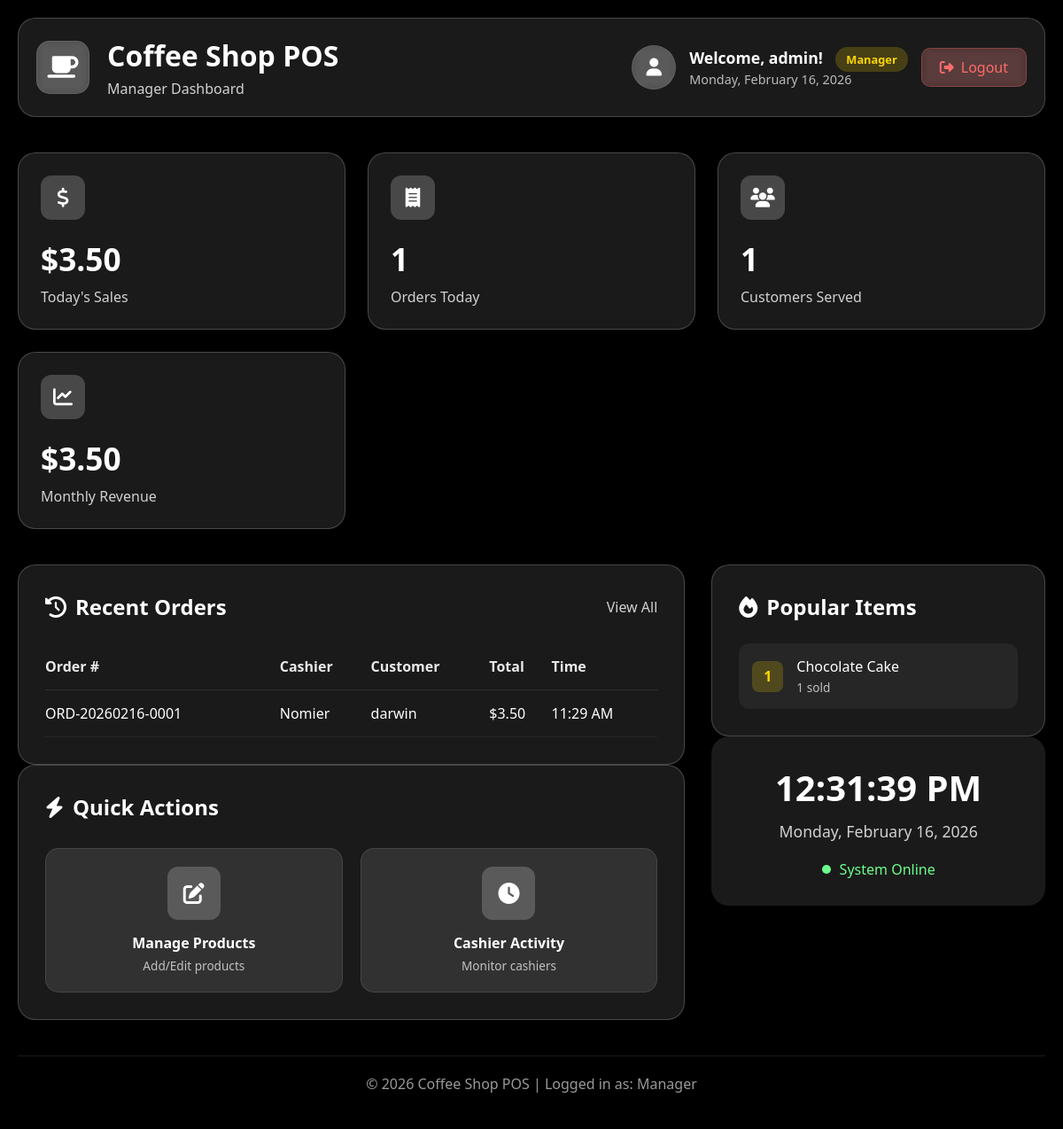
/dashboard.php (signed in), run on the app's committed database.
### tables this page shows
CREATE TABLE `orders` (
  `id` int(11) NOT NULL,
  `order_number` varchar(20) NOT NULL,
  `cashier_id` int(11) NOT NULL,
  `customer_name` varchar(100) DEFAULT NULL,
  `total_amount` decimal(10,2) NOT NULL,
  `payment_method` enum('cash','card','online') DEFAULT 'cash',
  `status` enum('pending','completed','cancelled') DEFAULT 'completed',
  `created_at` timestamp NOT NULL DEFAULT current_timestamp()
);

CREATE TABLE `users` (
  `id` int(11) NOT NULL,
  `username` varchar(50) NOT NULL,
  `email` varchar(100) NOT NULL,
  `password` varchar(255) NOT NULL,
  `role` enum('cashier','manager') DEFAULT 'cashier',
  `created_at` timestamp NOT NULL DEFAULT current_timestamp(),
  `last_login` timestamp NULL DEFAULT NULL
);

### dashboard.php (the view, shortened to what this page needs)
<?php
require_once 'config.php';
$user_id = $_SESSION['user_id'];
$username = $_SESSION['username'];
$role = $_SESSION['role'];
if ($role == 'cashier') {
    $today_sales = $conn->query("SELECT COALESCE(SUM(total_amount), 0) as total FROM orders WHERE cashier_id = $user_id AND DATE(created_at) = CURDATE()")->fetch_assoc()['total'];
    $today_orders = $conn->query("SELECT COUNT(*) as count FROM orders WHERE cashier_id = $user_id AND DATE(created_at) = CURDATE()")->fetch_assoc()['count'];
    $customers = $conn->query("SELECT COUNT(DISTINCT customer_name) as count FROM orders WHERE cashier_id = $user_id AND DATE(created_at) = CURDATE()")->fetch_assoc()['count'];
    $recent_orders = $conn->query("SELECT o.*, u.username as cashier_name FROM orders o JOIN users u ON o.cashier_id = u.id WHERE o.cashier_id = $user_id ORDER BY o.created_at DESC LIMIT 5");
} else {
    $today_sales = $conn->query("SELECT COALESCE(SUM(total_amount), 0) as total FROM orders WHERE DATE(created_at) = CURDATE()")->fetch_assoc()['total'];
    $today_orders = $conn->query("SELECT COUNT(*) as count FROM orders WHERE DATE(created_at) = CURDATE()")->fetch_assoc()['count'];
    $customers = $conn->query("SELECT COUNT(DISTINCT customer_name) as count FROM orders WHERE DATE(created_at) = CURDATE()")->fetch_assoc()['count'];
    $recent_orders = $conn->query("SELECT o.*, u.username as cashier_name FROM orders o JOIN users u ON o.cashier_id = u.id ORDER BY o.created_at DESC LIMIT 5");
}
$popular_items = $conn->query("
    SELECT p.name, SUM(oi.quantity) as total_sold
    FROM order_items oi
    JOIN products p ON oi.product_id = p.id
    JOIN orders o ON oi.order_id = o.id
    WHERE DATE(o.created_at) = CURDATE()
    GROUP BY p.id, p.name
    ORDER BY total_sold DESC
    LIMIT 5
");
$monthly_revenue = $conn->query("SELECT COALESCE(SUM(total_amount), 0) as total FROM orders WHERE MONTH(created_at) = MONTH(CURDATE()) AND YEAR(created_at) = YEAR(CURDATE())")->fetch_assoc()['total'];
?>
<!DOCTYPE html>
<html lang="en">
<head>
    <link rel="stylesheet" href="https://cdnjs.cloudflare.com/ajax/libs/font-awesome/6.4.0/css/all.min.css">
</head>
<body>
    <video autoplay muted loop id="video-background">
        <source src="videos/coffee-bg2.mp4" type="video/mp4">
        <source src="https://assets.mixkit.co/videos/preview/mixkit-steaming-hot-coffee-in-a-cup-2902-large.mp4" type="video/mp4">
    </video>
    <div class="video-overlay"></div>
    <div class="container">
        <div class="header">
            <div class="brand">
                <div class="logo">
                    <i class="fas fa-coffee"></i>
                </div>
                <div class="brand-text">
                    <h1>Coffee Shop POS</h1>
                    <p><?php echo ucfirst($role); ?> Dashboard</p>
                </div>
            </div>
            <div class="user-info">
                <div class="user-avatar">
                    <i class="fas fa-user"></i>
                </div>
                <div class="user-details">
                    <h3>Welcome, <?php echo htmlspecialchars($username); ?>!
                        <span class="role-badge"><?php echo ucfirst($role); ?></span>
                    </h3>
                    <p><?php echo date('l, F j, Y'); ?></p>
                </div>
                <a href="logout.php" class="logout-btn">
                    <i class="fas fa-sign-out-alt"></i> Logout
                </a>
            </div>
        </div>
        <div class="stats-grid">
            <div class="stat-card">
                <div class="stat-header">
                    <div class="stat-icon"><i class="fas fa-dollar-sign"></i></div>
                </div>
                <div class="stat-value">$<?php echo number_format($today_sales, 2); ?></div>
                <div class="stat-label">Today's Sales</div>
            </div>
            <div class="stat-card">
                <div class="stat-header">
                    <div class="stat-icon"><i class="fas fa-receipt"></i></div>
                </div>
                <div class="stat-value"><?php echo $today_orders; ?></div>
                <div class="stat-label">Orders Today</div>
            </div>
            <div class="stat-card">
                <div class="stat-header">
                    <div class="stat-icon"><i class="fas fa-users"></i></div>
                </div>
                <div class="stat-value"><?php echo $customers; ?></div>
                <div class="stat-label">Customers Served</div>
            </div>
            <div class="stat-card">
                <div class="stat-header">
                    <div class="stat-icon"><i class="fas fa-chart-line"></i></div>
                </div>
                <div class="stat-value">$<?php echo number_format($monthly_revenue, 2); ?></div>
                <div class="stat-label">Monthly Revenue</div>
            </div>
        </div>
        <div class="content-grid">
            <div>
                <div class="section">
                    <div class="section-header">
                        <h2><i class="fas fa-history"></i> Recent Orders</h2>
                        <a href="#" class="view-all">View All</a>
                    </div>
                    <table class="orders-table">
                        <thead>
                            <tr>
                                <th>Order #</th>
                                <?php if($role == 'manager'): ?><th>Cashier</th><?php endif; ?>
                                <th>Customer</th>
                                <th>Total</th>
                                <th>Time</th>
                            </tr>
                        </thead>
                        <tbody>
                            <?php while($order = $recent_orders->fetch_assoc()): ?>
                            <tr>
                                <td><?php echo $order['order_number']; ?></td>
                                <?php if($role == 'manager'): ?>
                                <td><?php echo htmlspecialchars($order['cashier_name']); ?></td>
                                <?php endif; ?>
                                <td><?php echo htmlspecialchars($order['customer_name'] ?? 'Walk-in'); ?></td>
                                <td>$<?php echo number_format($order['total_amount'], 2); ?></td>
                                <td><?php echo date('h:i A', strtotime($order['created_at'])); ?></td>
                            </tr>
                            <?php endwhile; ?>
                        </tbody>
                    </table>
                </div>
                <div class="section">
                    <div class="section-header">
                        <h2><i class="fas fa-bolt"></i> Quick Actions</h2>
                    </div>
                    <div class="quick-actions">
                        <?php if($role == 'manager'): ?>
                        <a href="manage-products.php" class="action-card">
                            <div class="action-icon"><i class="fas fa-edit"></i></div>
                            <h3>Manage Products</h3>
                            <p>Add/Edit products</p>
                        </a>
                        <a href="cashier-activity.php" class="action-card">
                            <div class="action-icon"><i class="fas fa-clock"></i></div>
                            <h3>Cashier Activity</h3>
                            <p>Monitor cashiers</p>
                        </a>
                        <?php endif; ?>
                    </div>
                </div>
            </div>
            <div>
                <div class="section">
                    <div class="section-header">
                        <h2><i class="fas fa-fire"></i> Popular Items</h2>
                    </div>
                    <div class="popular-items">
                        <?php
                        $rank = 1;
                        while($item = $popular_items->fetch_assoc()):
                        ?>
                        <div class="popular-item">
                            <div class="item-rank"><?php echo $rank++; ?></div>
                            <div class="item-details">
                                <div class="item-name"><?php echo htmlspecialchars($item['name']); ?></div>
                                <div class="item-sales"><?php echo $item['total_sold']; ?> sold</div>
                            </div>
                        </div>
                        <?php endwhile; ?>
                    </div>
                </div>
                <div class="time-display">
                    <div class="current-time" id="currentTime">--:--:--</div>
                    <div class="current-date" id="currentDate">-- --- ----</div>
                    <div class="system-status">
                        <div class="status-indicator"></div>
                        <span>System Online</span>
                    </div>
                </div>
            </div>
        </div>
        <div class="footer">
            <p>© <?php echo date('Y'); ?> Coffee Shop POS | Logged in as: <?php echo ucfirst($role); ?></p>
        </div>
    </div>
</body>
</html>

### data on the page
orders: order_number "ORD-20260216-0001", cashier.username "Nomier", customer_name "darwin", total_amount "3.50", created_at "11:29 AM"

### other printed values
$role "Manager"
$username "admin"
$today_sales "3.50"
$today_orders "1"
$customers "1"
$monthly_revenue "3.50"
$item['name'] "Chocolate Cake"
$item['total_sold'] "1"
